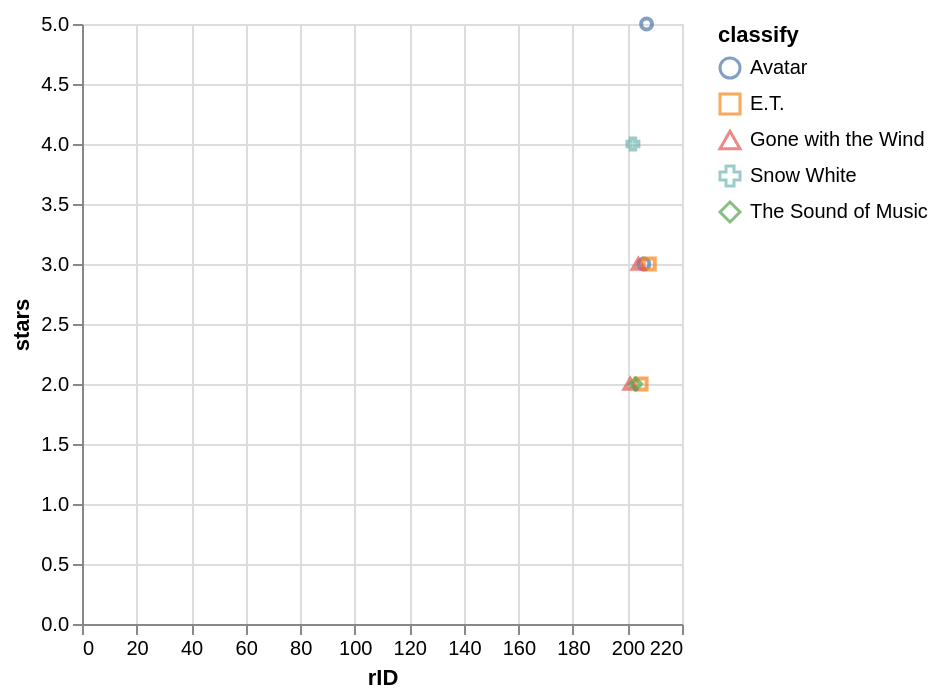

Write a Vega-Lite specification for this figure.
### Vega-Lite specification from a JSON file in a GitHub repository (floating-point values rounded to 4 significant figures)
{"data": {"values": [{"x_data": 206, "y_data": 3, "classify": "Avatar"}, {"x_data": 207, "y_data": 5, "classify": "Avatar"}, {"x_data": 205, "y_data": 2, "classify": "E.T."}, {"x_data": 208, "y_data": 3, "classify": "E.T."}, {"x_data": 201, "y_data": 2, "classify": "Gone with the Wind"}, {"x_data": 204, "y_data": 3, "classify": "Gone with the Wind"}, {"x_data": 202, "y_data": 4, "classify": "Snow White"}, {"x_data": 203, "y_data": 2, "classify": "The Sound of Music"}]}, "mark": "point", "encoding": {"x": {"field": "x_data", "type": "quantitative", "title": "rID", "scale": {"zero": "false"}}, "y": {"field": "y_data", "type": "quantitative", "title": "stars", "scale": {"zero": "false"}}, "color": {"field": "classify", "type": "nominal"}, "shape": {"field": "classify", "type": "nominal"}}}
